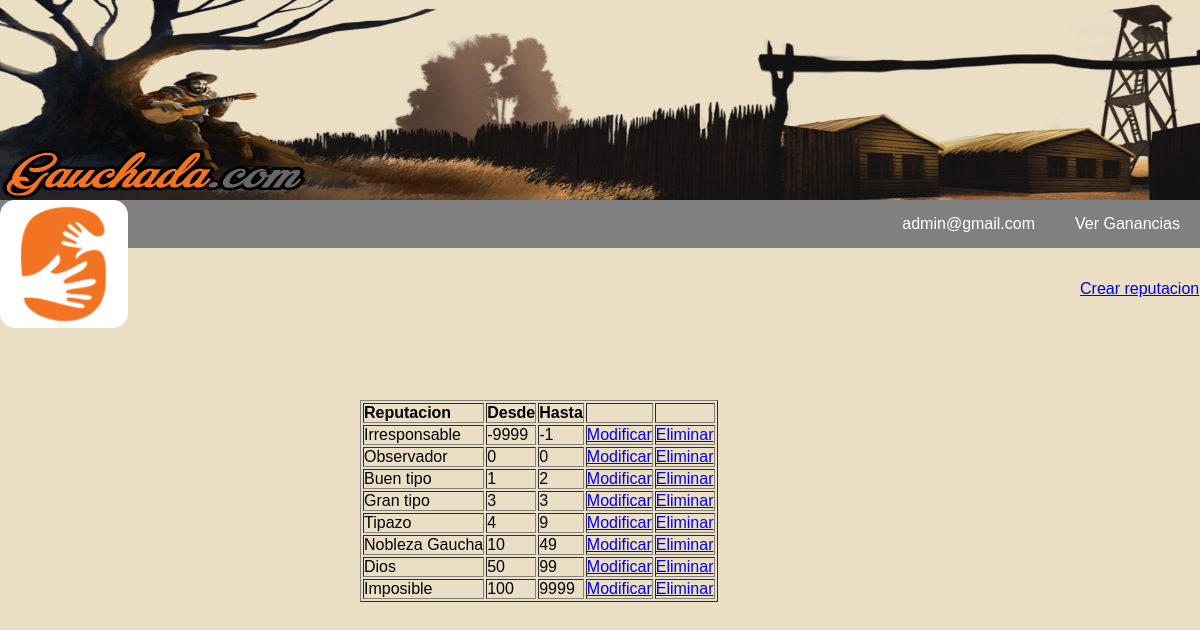
Page /php/admins/rangos.php (signed in) on the committed database.
### tables this page shows
CREATE TABLE `rangos` (
  `id_rango` int(11) NOT NULL,
  `nombre` varchar(20) NOT NULL,
  `min` int(10) NOT NULL,
  `max` int(10) NOT NULL
);

### php/admins/rangos.php (the view, shortened to what this page needs)
<html>
<?php
    include("../menu.php");
?>
<head>
  <link rel="stylesheet" href="/css/perfil.css">
</head>
<body>
<?php
    	$select= "SELECT * FROM rangos ORDER BY min";
    	$consulta= mysqli_query($conexion, $select);
    	$existe= mysqli_fetch_array($consulta);
?>
		<div id='crear'><a href="/php/admins/rangos/crear.php">Crear reputacion</a></div>
		<div id='perfil'>
<?php
			if(empty($existe)){
				echo "<h4>No hay reputaciones disponibles aun</h4>";
			}
			else{
?>
				<table border="1">
				<tr>
					<td><strong>Reputacion</strong></td>
					<td><strong>Desde</strong></td>
					<td><strong>Hasta</strong></td>
					<td><strong></strong></td>
					<td><strong></strong></td>
				</tr>
	<?php
	    		$select1= "SELECT * FROM rangos ORDER BY min";
    			$consulta1= mysqli_query($conexion, $select1);
		    	while($rango= mysqli_fetch_array($consulta1)){
		    		echo "<tr>";
			    		$rangoid= $rango['id_rango'];
			    		echo "<td>".$rango['nombre']."</td>";
			    		echo "<td>".$rango['min']."</td>";
			    		echo "<td>".$rango['max']."</td>";
	?>
						<td><a href="/php/admins/rangos/modificar.php?id=<?php echo $rangoid ?>">Modificar</a></td>
						<td><a onclick="return confirm('Esta seguro que desea eliminar el rango?')" href="/php/admins/rangos/eliminar.php?id=<?php echo $rangoid ?>">Eliminar</a></td>
	<?php
		    		echo "</tr>";
		    	}
	?>
				</table>
<?php
			}
?>
		</div>
</body>
</html>

### php/menu.php (shortened to what this page needs)
<head>
    <link rel="stylesheet" href="/css/menu.css">
</head>
<header>
    <IMG class="banner" SRC="/img/ban1(new).jpg">
    <a href="/index.php"><IMG class="logo" SRC="/img/logo.png"></a>
    <nav class="menu">
        <ul class= "accesos">
            <?php
                include('conexion.php');
                if(isset($_SESSION['estado']) && $_SESSION['estado']=='logeado'){
                    if(isset($_SESSION['usuario'])){
                        $userid = $_SESSION['usuario'];
                        $conuser = "SELECT * FROM usuarios WHERE id_usuario='$userid'";
                        $resuser = mysqli_query($conexion, $conuser);
                        $varuser= mysqli_fetch_assoc($resuser);
                ?>
                        <li class='submenu'><a href="/php/usuarios/miperfil.php"><?php echo $varuser['email']; ?></a>
                            <ul>
                                <li><a href="/php/usuarios/cerrar.php">Salir</a>
                            </ul>
                        </li>
                        <li><a href="/php/comprar.php?usid=<?php echo $userid; ?>">Comprar Creditos</a></li>
                <?php
                    }
                    else{
                        $userid = $_SESSION['admin'];
                        $conuser = "SELECT * FROM admins WHERE id_admin='$userid'";
                        $resuser = mysqli_query($conexion, $conuser);
                        $varuser= mysqli_fetch_assoc($resuser);
                ?>
                        <li class='submenu'><a href="/php/admins/perfil.php?usid=<?php echo $userid; ?>"><?php echo $varuser['email']; ?></a>
                        </li>
                        <li><a href="/php/admins/ganancias.php">Ver Ganancias</a></li>
                <?php
                    }
                }
                else { ?>
                    <li><a href="/php/usuarios/iniciar.php">Ingresar</a></li>
                    <li><a href="/php/usuarios/registro.php">Registrarse</a></li>
            <?php  }
            ?>
        </ul>
    </nav>
</header>

### css/menu.css (style rules this page uses)
body { background: #EADEC5; }
* { margin:0; padding:0; box-sizing: border-box; font-family: sans-serif; }
.banner { position: absolute; top: 0px; width: 100%; height: 200px; }
.menu { position: absolute; background: grey; top: 200px; width: 100%; }
.logo { position: absolute; top:200px; background: white; border-radius: 15px; left: 0px; z-index: 10; }
.menu ul { float: right; background: grey; display: flex; list-style: none; }
.menu a { display: block; padding: 15px 20px; color: #fff; text-decoration: none; }

### css/perfil.css (style rules this page uses)
#perfil { position: absolute; top: 50%; left: 30%; font-size: 45px; }
#crear { position: absolute; top: 280px; left:90%; text-decoration: none; }

### rows in the picture
rangos: nombre "Irresponsable", min "-9999", max "-1"
rangos: nombre "Observador", min "0", max "0"
rangos: nombre "Buen tipo", min "1", max "2"
rangos: nombre "Gran tipo", min "3", max "3"
rangos: nombre "Tipazo", min "4", max "9"
rangos: nombre "Nobleza Gaucha", min "10", max "49"
rangos: nombre "Dios", min "50", max "99"
rangos: nombre "Imposible", min "100", max "9999"

### other values in the picture
$varuser['email'] "admin@gmail.com"
